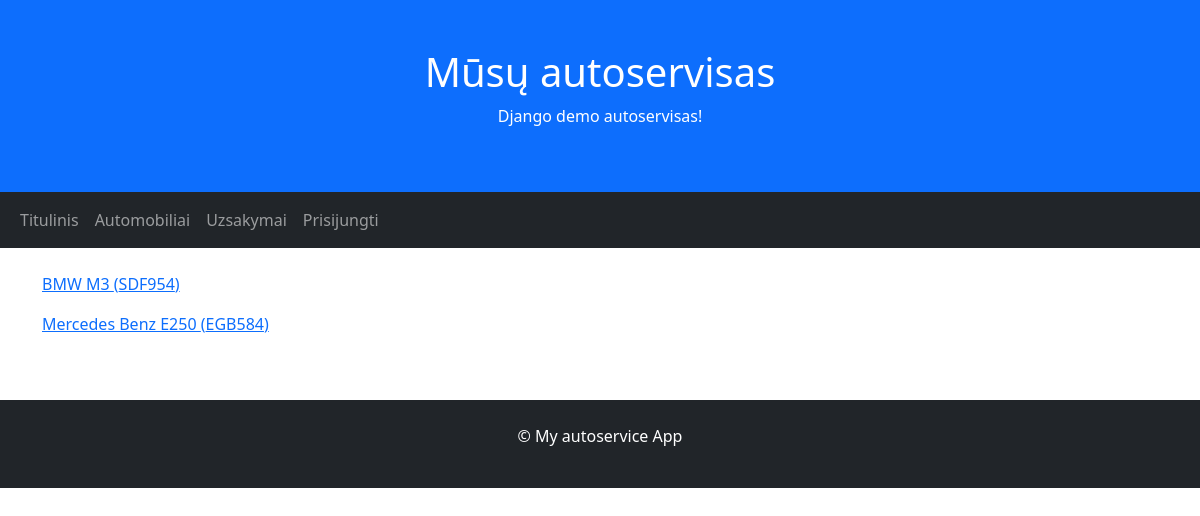
Screenshot of /cars/ with the database file from the repository.
### autoservice/models.py (models this page shows)
class Car(models.Model):
    make = models.CharField()
    model = models.CharField()
    license_plate = models.CharField()
    vin_code = models.CharField()
    client_name = models.CharField()
    def __str__(self):
        return f"{self.make} {self.model}"

### autoservice/views.py (the view)
# urls.py: path('cars/', views.cars, name="cars"),
def cars(request):
    context = {
        'cars': Car.objects.all(),
    }
    return render(request, template_name="cars.html", context=context)

### autoservice/templates/cars.html (shortened to what this page needs)
{% extends 'base.html' %}
{% block content %}
{% for car in cars %}
<p><a href="{% url 'car' car.pk %}">{{ car }} ({{ car.license_plate }})</a></p>
{% endfor %}
{% endblock %}

### rows the page displays
Car: make+model "BMW M3", license_plate "SDF954"
Car: make+model "Mercedes Benz E250", license_plate "EGB584"
